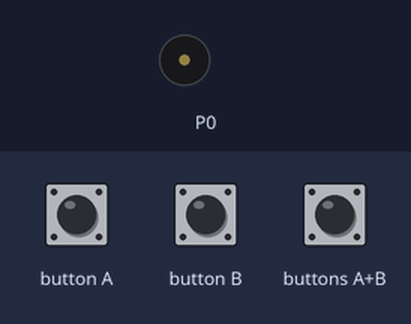
Simulated run of this program. Board: BBC micro:bit (MakeCode). Shown: buzzer (waves = sounding). The inputs (shaded band) are chosen by the test bench.

Above: at 1.2 s.
1.3 s: button A pressed for 0.15 s
At 1.9 s:
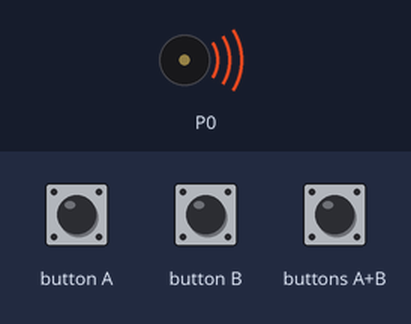
4.4 s: buttons A+B pressed for 1 s
Timing chart, 0 to 10.9 s (numbered marks = the images above; inputs shaded):
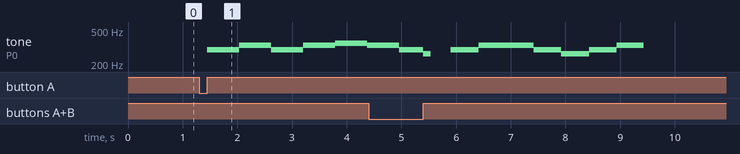

Measured:
- after the input at 1.3 s, tone on P0: plays 294 Hz for 0.59 s, 330 Hz for 0.59 s, 294 Hz for 0.59 s, 330 Hz for 0.59 s, 349 Hz for 0.59 s, 330 Hz for 0.02 s, starting after 0.15 s

The program:

main.ts
```typescript
input.onButtonPressed(Button.A, function () {
    music.playMelody("D E D E F E D C ", 103)
})
input.onButtonPressed(Button.AB, function () {
    music.playMelody("C D E E D C D E ", 120)
})
input.onButtonPressed(Button.B, function () {
    music.playMelody("C D C C C D E D ", 120)
})
```

test.ts
```typescript
// test ender her, dette bliver ikke kompileret, når denne pakke bruges som en udvidelse.
```
